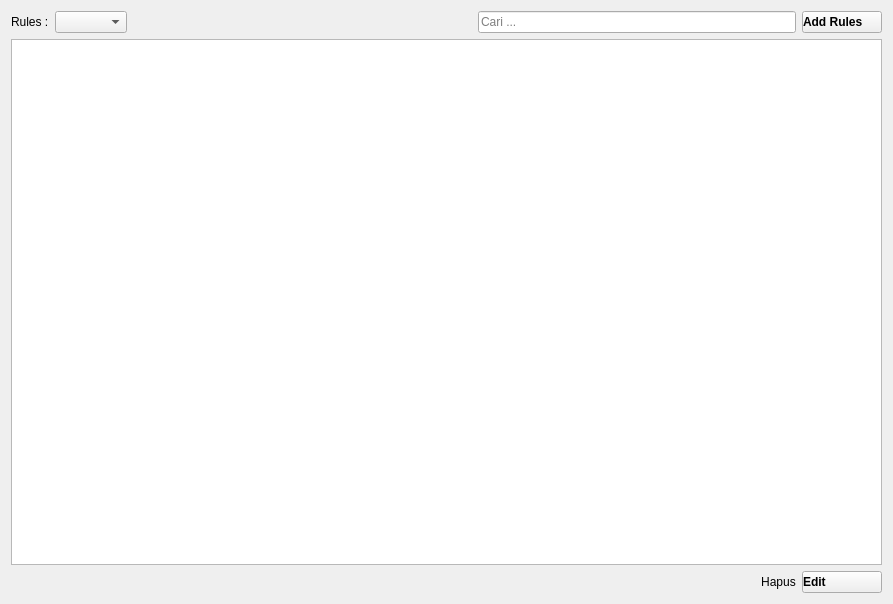
<?xml version="1.0" encoding="UTF-8"?>
<ui version="4.0">
 <class>Rules</class>
 <widget class="QWidget" name="Rules">
  <property name="geometry">
   <rect>
    <x>0</x>
    <y>0</y>
    <width>893</width>
    <height>604</height>
   </rect>
  </property>
  <property name="windowTitle">
   <string>Form</string>
  </property>
  <layout class="QVBoxLayout" name="verticalLayout">
   <item>
    <layout class="QHBoxLayout" name="horizontalLayout">
     <item>
      <widget class="QLabel" name="label">
       <property name="text">
        <string>Rules :</string>
       </property>
      </widget>
     </item>
     <item>
      <widget class="QComboBox" name="comboRules"/>
     </item>
     <item>
      <spacer name="horizontalSpacer">
       <property name="orientation">
        <enum>Qt::Orientation::Horizontal</enum>
       </property>
       <property name="sizeHint" stdset="0">
        <size>
         <width>308</width>
         <height>20</height>
        </size>
       </property>
      </spacer>
     </item>
     <item>
      <widget class="QLabel" name="label_2">
       <property name="minimumSize">
        <size>
         <width>20</width>
         <height>20</height>
        </size>
       </property>
       <property name="maximumSize">
        <size>
         <width>20</width>
         <height>20</height>
        </size>
       </property>
       <property name="text">
        <string/>
       </property>
       <property name="pixmap">
        <pixmap resource="../PayrollResource.qrc">:/icons-dark/images/Appstract-master/icons/appstract-dark/blackberry_device_search.png</pixmap>
       </property>
       <property name="scaledContents">
        <bool>true</bool>
       </property>
      </widget>
     </item>
     <item>
      <widget class="QLineEdit" name="editCari">
       <property name="placeholderText">
        <string>Cari ...</string>
       </property>
      </widget>
     </item>
     <item>
      <widget class="QPushButton" name="pushAddRules">
       <property name="font">
        <font>
         <bold>true</bold>
        </font>
       </property>
       <property name="styleSheet">
        <string notr="true">text-align:left;</string>
       </property>
       <property name="text">
        <string>Add Rules</string>
       </property>
       <property name="icon">
        <iconset resource="../PayrollResource.qrc">
         <normaloff>:/icons-dark/images/Appstract-master/icons/appstract-dark/game_space.png</normaloff>:/icons-dark/images/Appstract-master/icons/appstract-dark/game_space.png</iconset>
       </property>
       <property name="iconSize">
        <size>
         <width>20</width>
         <height>20</height>
        </size>
       </property>
      </widget>
     </item>
    </layout>
   </item>
   <item>
    <widget class="QTableView" name="tableView"/>
   </item>
   <item>
    <layout class="QHBoxLayout" name="horizontalLayout_2">
     <item>
      <spacer name="horizontalSpacer_2">
       <property name="orientation">
        <enum>Qt::Orientation::Horizontal</enum>
       </property>
       <property name="sizeHint" stdset="0">
        <size>
         <width>668</width>
         <height>20</height>
        </size>
       </property>
      </spacer>
     </item>
     <item>
      <widget class="QPushButton" name="pushHapusBatal">
       <property name="maximumSize">
        <size>
         <width>95</width>
         <height>30</height>
        </size>
       </property>
       <property name="styleSheet">
        <string notr="true">border:none;</string>
       </property>
       <property name="text">
        <string>Hapus</string>
       </property>
      </widget>
     </item>
     <item>
      <widget class="QPushButton" name="pushEditSimpan">
       <property name="maximumSize">
        <size>
         <width>95</width>
         <height>30</height>
        </size>
       </property>
       <property name="font">
        <font>
         <bold>true</bold>
        </font>
       </property>
       <property name="styleSheet">
        <string notr="true">text-align:left;</string>
       </property>
       <property name="text">
        <string>Edit</string>
       </property>
       <property name="icon">
        <iconset resource="../PayrollResource.qrc">
         <normaloff>:/icons-dark/images/Appstract-master/icons/appstract-dark/game_space.png</normaloff>:/icons-dark/images/Appstract-master/icons/appstract-dark/game_space.png</iconset>
       </property>
       <property name="iconSize">
        <size>
         <width>20</width>
         <height>20</height>
        </size>
       </property>
      </widget>
     </item>
    </layout>
   </item>
  </layout>
 </widget>
 <resources>
  <include location="../PayrollResource.qrc"/>
 </resources>
 <connections/>
</ui>
